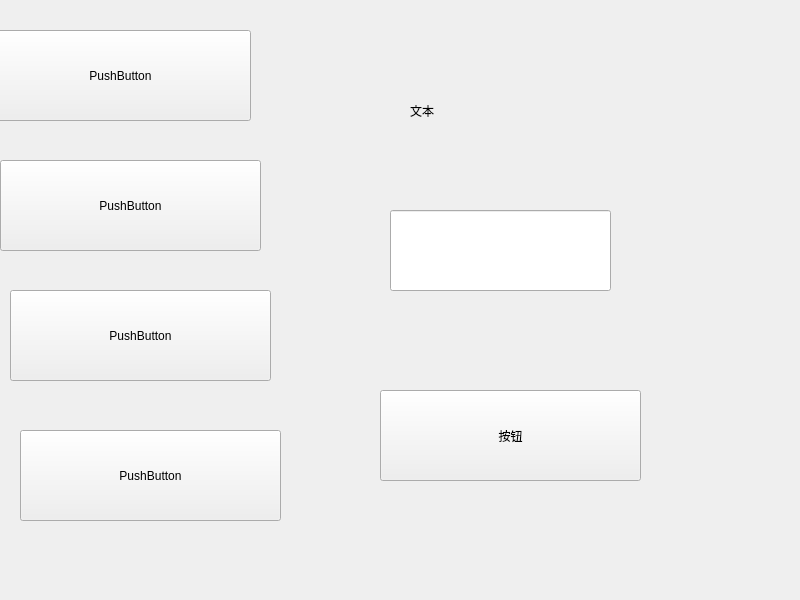
<?xml version="1.0" encoding="UTF-8"?>
<ui version="4.0">
 <class>Widget</class>
 <widget class="QWidget" name="Widget">
  <property name="geometry">
   <rect>
    <x>0</x>
    <y>0</y>
    <width>800</width>
    <height>600</height>
   </rect>
  </property>
  <property name="windowTitle">
   <string>Widget</string>
  </property>
  <widget class="QPushButton" name="pushButton">
   <property name="geometry">
    <rect>
     <x>-10</x>
     <y>30</y>
     <width>261</width>
     <height>91</height>
    </rect>
   </property>
   <property name="text">
    <string>PushButton</string>
   </property>
  </widget>
  <widget class="QPushButton" name="pushButton_2">
   <property name="geometry">
    <rect>
     <x>0</x>
     <y>160</y>
     <width>261</width>
     <height>91</height>
    </rect>
   </property>
   <property name="text">
    <string>PushButton</string>
   </property>
  </widget>
  <widget class="QPushButton" name="pushButton_3">
   <property name="geometry">
    <rect>
     <x>10</x>
     <y>290</y>
     <width>261</width>
     <height>91</height>
    </rect>
   </property>
   <property name="text">
    <string>PushButton</string>
   </property>
  </widget>
  <widget class="QPushButton" name="pushButton_4">
   <property name="geometry">
    <rect>
     <x>20</x>
     <y>430</y>
     <width>261</width>
     <height>91</height>
    </rect>
   </property>
   <property name="text">
    <string>PushButton</string>
   </property>
  </widget>
  <widget class="QLabel" name="label">
   <property name="geometry">
    <rect>
     <x>410</x>
     <y>80</y>
     <width>211</width>
     <height>61</height>
    </rect>
   </property>
   <property name="text">
    <string>文本</string>
   </property>
  </widget>
  <widget class="QLineEdit" name="lineEdit">
   <property name="geometry">
    <rect>
     <x>390</x>
     <y>210</y>
     <width>221</width>
     <height>81</height>
    </rect>
   </property>
  </widget>
  <widget class="QPushButton" name="pushButton_5">
   <property name="geometry">
    <rect>
     <x>380</x>
     <y>390</y>
     <width>261</width>
     <height>91</height>
    </rect>
   </property>
   <property name="text">
    <string>按钮</string>
   </property>
  </widget>
 </widget>
 <resources/>
 <connections/>
</ui>
